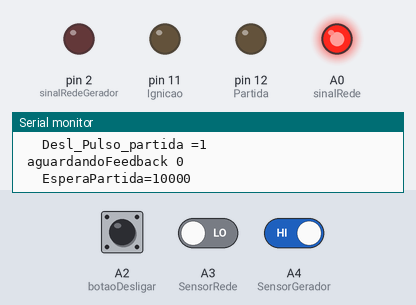
Bench run of a sketch on a simulated Arduino Uno, built with avr-gcc and run on an emulated ATmega328P. Parts: output pins drawn as LEDs (lit = HIGH), the last lines printed to the serial monitor. Dashed ring = blinking. Inputs (shaded band) come from the test bench; at power-on: A4 (SensorGerador) HIGH, A3 (SensorRede) LOW, A2 (botaoDesligar) HIGH.

Above: at 1.4 s.
1.5 s: A4 (SensorGerador) driven LOW
At 3.0 s:
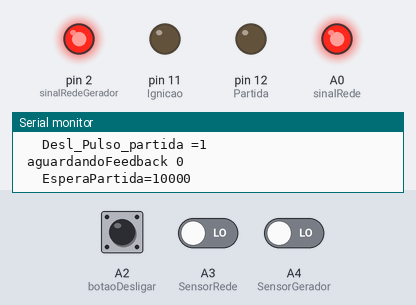
3.3 s: A3 (SensorRede) driven HIGH
At 6.2 s:
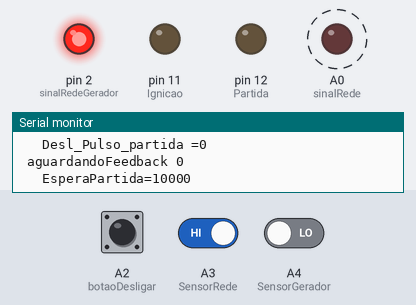
6.3 s: A3 (SensorRede) driven LOW
8.1 s: A4 (SensorGerador) driven HIGH
At 9.4 s:
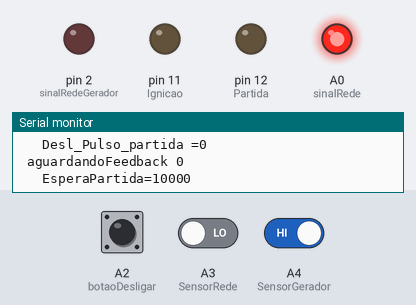
Timing chart, 0 to 10.9 s (numbered marks = the images above; inputs shaded):
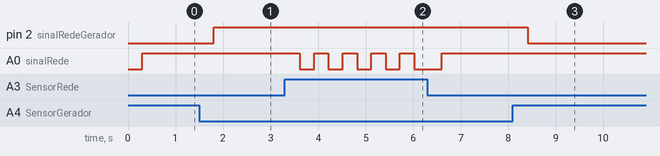

The sketch:

QTA.ino
```cpp
// Definições de pinos
const int SensorRede = A3;
const int SensorGerador = A4;
const int Ignicao = 11;
const int Partida = 12;

const int sinalRede = A0;
const int sinalRedeGerador = 2;
const int botaoDesligar = A2;  // NOVO

 bool redePresente = 0;
  bool redeGeradorPresente = 0;
  bool botaoDesliga = 0;


bool LigaPartida = 0;
bool LigaIgnicao = 0;
bool DesligaIgnicao = 0;
bool Desl_Pulso_partida = 1;
//bool Gerador = 1;
bool AtivaDesligamentoManual = 1;
bool PartidaManual = 0;

bool geradorLigado = false;
bool geradorDesligado = false;
long tempoRepetirPartida = 0;

unsigned long tempoLigarGerador = 0;
long val = 10000;//tempo para gerador ligar apos falta da rede
unsigned int EsperaPartida = val;
unsigned long tempoDesligarGerador = 0;
unsigned long tempoLigarPartida = 0;
unsigned long PulsoPartida = 0;
unsigned long Atualizcao = 0;

int tentativasFalhaGerador = 0;
bool falhaFinalGerador = false;
unsigned long tempoPiscaErro = 0;
bool estadoPiscaErro = false;

// Substituição do delay
bool aguardandoFeedback = false;
unsigned long tempoInicioAguardar = 0;
const unsigned long tempoEsperaGerador = 2000;

void setup() {
  pinMode(SensorRede, INPUT);
  pinMode(SensorGerador, INPUT_PULLUP);
  pinMode(botaoDesligar, INPUT_PULLUP);  // BOTÃO A5

  pinMode(Ignicao, OUTPUT);
  pinMode(Partida, OUTPUT);
  pinMode(sinalRede, OUTPUT);
  pinMode(sinalRedeGerador, OUTPUT);


  digitalWrite(Ignicao, LOW);
  digitalWrite(Partida, LOW);
  digitalWrite(sinalRede, LOW);
  digitalWrite(sinalRedeGerador, LOW);


  Serial.begin(115200);

}

void loop() {


  if (millis() - Atualizcao > 500) {
    Atualizcao = millis();
    Serial.print("tentativasFalhaGerador= ");
    Serial.println(tentativasFalhaGerador);

   // Serial.print(" falhaFinalGerador= ");
    //Serial.println( falhaFinalGerador);

    Serial.print("   Desl_Pulso_partida =");
    Serial.println(  Desl_Pulso_partida);

Serial.print(" aguardandoFeedback ");
 Serial.println( aguardandoFeedback);


 Serial.print("   EsperaPartida=");
Serial.println( EsperaPartida);


  }
     //falhaFinalGerador = false;
    //aguardandoFeedback = false;
  redePresente = digitalRead(SensorRede) == LOW;
  redeGeradorPresente = digitalRead(SensorGerador) == LOW;
  botaoDesliga = digitalRead(botaoDesligar) == LOW;

  // ---- DESLIGAMENTO MANUAL DO GERADOR ----
  if (botaoDesliga && redeGeradorPresente == 1 && redePresente == 0) {//desliga gerador manual
    digitalWrite(Ignicao, LOW);
    digitalWrite(Partida, LOW);

    DesligaIgnicao = 1;
    LigaIgnicao = 0;
    LigaPartida = 0;
    Desl_Pulso_partida = 0;
    AtivaDesligamentoManual = 0;
    aguardandoFeedback = false;
    falhaFinalGerador = false;
    tentativasFalhaGerador = 0;


  }

   if (botaoDesliga && redeGeradorPresente == 0 && redePresente == 0) {//liga gerador manual


     PartidaManual = 1;
     EsperaPartida = 1000;
     tempoLigarPartida = millis();
     tempoLigarGerador = millis();


   }

   if(PartidaManual ==1){//chama função de ignção e partida
     ligarGerador();

   }

  // ---- CONTROLE AUTOMÁTICO ----
  if (redePresente) {
    delay(300);
    digitalWrite(sinalRede, HIGH);
    desligarGerador();
    DesligaIgnicao = 0;
    tempoLigarGerador = millis();
    tempoLigarPartida = millis();

    tentativasFalhaGerador = 0;
    falhaFinalGerador = false;
    aguardandoFeedback = false;
    AtivaDesligamentoManual = 1;
    PartidaManual = 0;
    EsperaPartida = val;//8 segundos para gerador entrar apos quede de rede
  }
  else {
  if(AtivaDesligamentoManual ==1){
    ligarGerador();


  }

    piscarLED_rede();
    tempoDesligarGerador = millis();

  }

  // LED do gerador (porta 2)
  if (redeGeradorPresente && !falhaFinalGerador) {
    digitalWrite(sinalRedeGerador, HIGH);
    geradorLigado = true;

  }
  else if (!redeGeradorPresente && !falhaFinalGerador) {
    digitalWrite(sinalRedeGerador, LOW);
    geradorDesligado = true;

  }


  if (falhaFinalGerador) {
    piscarLED_erro();
    EsperaPartida = val;//8 segundos para gerador entrar apos quede de rede
  }

  // Aguarda 5s após partida para verificar se gerador funcionou
  if (aguardandoFeedback && millis() - tempoInicioAguardar >= tempoEsperaGerador) {
    aguardandoFeedback = false;

    if (digitalRead(SensorGerador) == HIGH) {
      tentativasFalhaGerador++;

       if( tentativasFalhaGerador <=3){

         PartidaManual = 1;

       }

      if (tentativasFalhaGerador >3) {
        falhaFinalGerador = true;
      } else {
        LigaPartida = 0;
        LigaIgnicao = 0;
        tempoLigarGerador = millis();
      }
    } else {
      tentativasFalhaGerador = 0;
      falhaFinalGerador = false;
    }
  }
}

// ------------------ Funções auxiliares ------------------------

void ligarGerador() {
  if (LigaIgnicao == 0 && LigaPartida == 0) {
    if (millis() - tempoLigarGerador > EsperaPartida) {//tempo de espera para da partida, caso seja uma queda de rde rapida
      digitalWrite(Ignicao, HIGH);

      LigaPartida = 1;
      LigaIgnicao = 1;

      tempoLigarPartida = millis();
    }
  }

  if (LigaPartida == 1) {
    if (millis() - tempoLigarPartida > 4000) {
      digitalWrite(Partida, HIGH);
      LigaPartida = 0;
      Desl_Pulso_partida = 1;
      PulsoPartida = millis();
    }
  }

  if (Desl_Pulso_partida == 1) {
    if (millis() - PulsoPartida > 4000 && LigaPartida == 0) {
      digitalWrite(Partida, LOW);
      Desl_Pulso_partida = 0;
       PartidaManual = 0;//manter rotina circular do modo manual
       EsperaPartida = val;


      if (!aguardandoFeedback) {
        tempoInicioAguardar = millis();
        aguardandoFeedback = true;

      }
    }
  }
}

void desligarGerador() {
  if (DesligaIgnicao == 0) {
    if (millis() - tempoDesligarGerador > 15000) {//15s para desligar gerador após reestabelecimento da rede
      digitalWrite(Ignicao, LOW);

      DesligaIgnicao = 1;
      LigaIgnicao = 0;
      Desl_Pulso_partida = 0;
      LigaPartida = 0;

    }
  }
}

void piscarLED_rede() {
  static unsigned long ultimoPisca = 0;
  static bool estadoLED = false;

  if (millis() - ultimoPisca >300) {
    estadoLED = !estadoLED;
    digitalWrite(sinalRede, estadoLED);
    ultimoPisca = millis();
  }
}

void piscarLED_erro() {
  if (millis() - tempoPiscaErro >= 1000) {
    estadoPiscaErro = !estadoPiscaErro;
    digitalWrite(sinalRedeGerador, estadoPiscaErro);
    tempoPiscaErro = millis();
  }
}
```

Measured:
- after the input at 1.5 s, pin 2 (sinalRedeGerador): LOW → HIGH after 0.31 s
- after the input at 3.3 s, A0 (sinalRede): alternates HIGH for 0.30 s and LOW for 0.30 s, starting after 0.32 s
- after the input at 8.1 s, pin 2 (sinalRedeGerador): HIGH → LOW after 0.31 s
